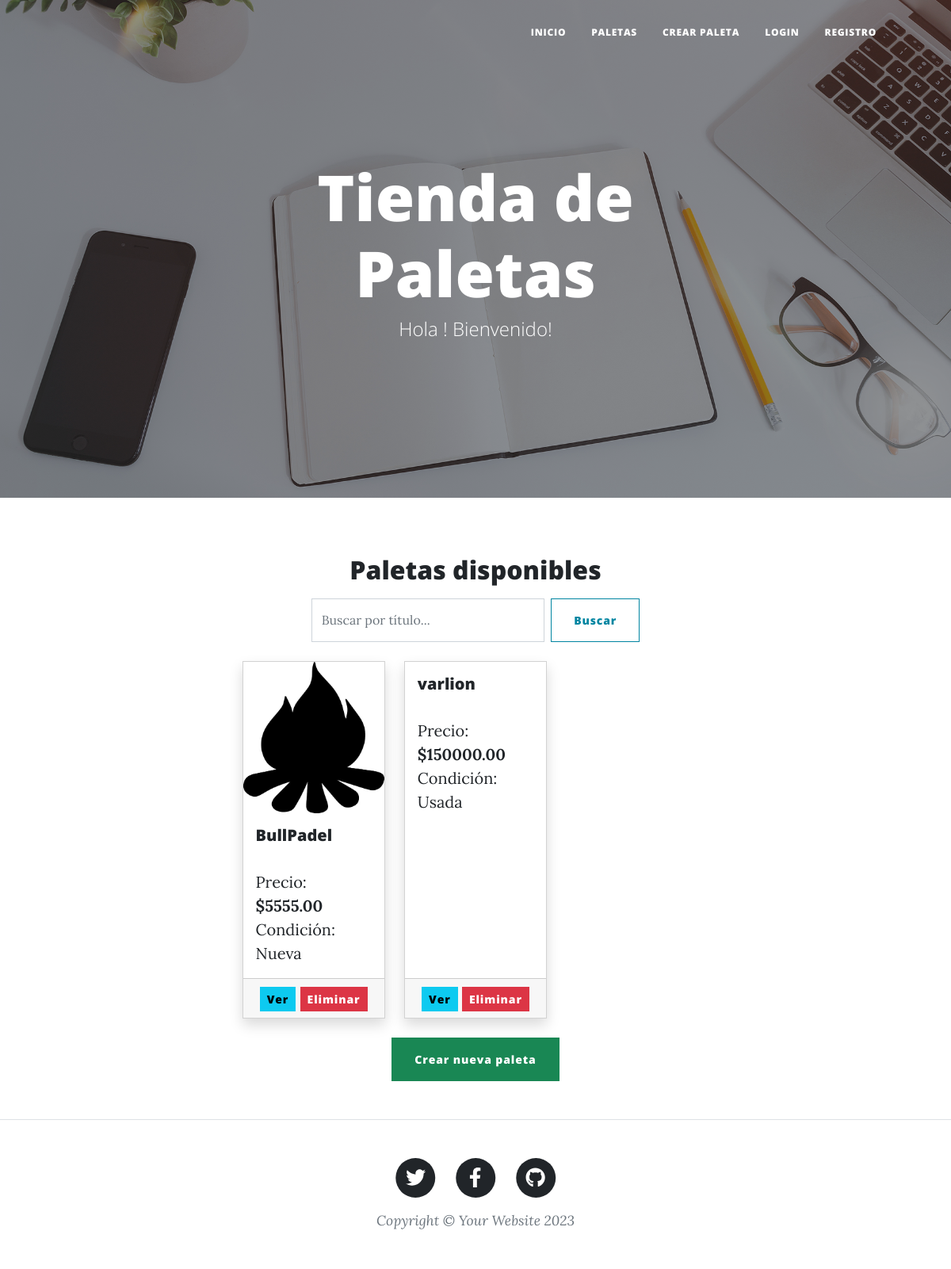
The page /paletas/ on the database its author committed.
### mi_primer_app/models.py (models this page shows, shortened)
class Paleta(models.Model):
    PALETA_TIPOS = (
        ('nueva', 'Nueva'),
        ('usada', 'Usada'),
    )
    title = models.CharField(max_length=200)
    description = models.TextField()
    price = models.DecimalField(max_digits=8, decimal_places=2)
    condition = models.CharField(max_length=6, choices=PALETA_TIPOS)
    image = models.ImageField(upload_to='paletas/', null=True, blank=True)
    created_at = models.DateTimeField(auto_now_add=True)

### mi_primer_app/views.py (the view)
# urls.py: path('paletas/', views.listar_paletas, name='listar-paletas'),  # nombre que usas para listar
def listar_paletas(request):
    query = request.GET.get('q')
    if query:
        paletas_list = Paleta.objects.filter(title__icontains=query).order_by('-created_at')
    else:
        paletas_list = Paleta.objects.all().order_by('-created_at')
    paginator = Paginator(paletas_list, 6)
    page_number = request.GET.get('page')
    page_obj = paginator.get_page(page_number)
    return render(request, 'mi_primer_app/listar_paletas.html', {'page_obj': page_obj, 'paletas': page_obj})

### mi_primer_app/templates/mi_primer_app/listar_paletas.html
{% extends "padre.html" %}
{% load static %}
{% block content %}
<h2 class="text-center mt-4">Paletas disponibles</h2>
<form method="get" class="d-flex justify-content-center mt-3 mb-4">
    <input type="text" name="q" class="form-control w-50 me-2" placeholder="Buscar por título..." value="{{ request.GET.q }}">
    <button type="submit" class="btn btn-outline-primary">Buscar</button>
</form>
<div class="row row-cols-1 row-cols-md-2 row-cols-lg-3 g-4">
    {% for paleta in paletas %}
    <div class="col">
        <div class="card h-100 shadow">
            {% if paleta.image %}
            <img src="{{ paleta.image.url }}" class="card-img-top" alt="{{ paleta.title }}">
            {% endif %}
            <div class="card-body">
                <h5 class="card-title">{{ paleta.title }}</h5>
                <p class="card-text">
                    Precio: <strong>${{ paleta.price }}</strong><br>
                    Condición: {{ paleta.get_condition_display }}
                </p>
            </div>
            <div class="card-footer text-center">
                <a href="{% url 'detalle-paleta' paleta.pk %}" class="btn btn-sm btn-info">Ver</a>
                <a href="{% url 'eliminar-paleta' paleta.pk %}" class="btn btn-sm btn-danger">Eliminar</a>
            </div>
        </div>
    </div>
    {% empty %}
    <div class="col">
        <div class="alert alert-warning text-center w-100">
            No se encontraron paletas.
        </div>
    </div>
    {% endfor %}
</div>
<div class="text-center mt-4 mb-5">
    <a href="{% url 'crear-paleta' %}" class="btn btn-success">Crear nueva paleta</a>
</div>
{% endblock %}

### rows shown on the page
Paleta: image (picture), title "BullPadel", price "5555.00", condition "Nueva"
Paleta: title "varlion", price "150000.00", condition "Usada"
